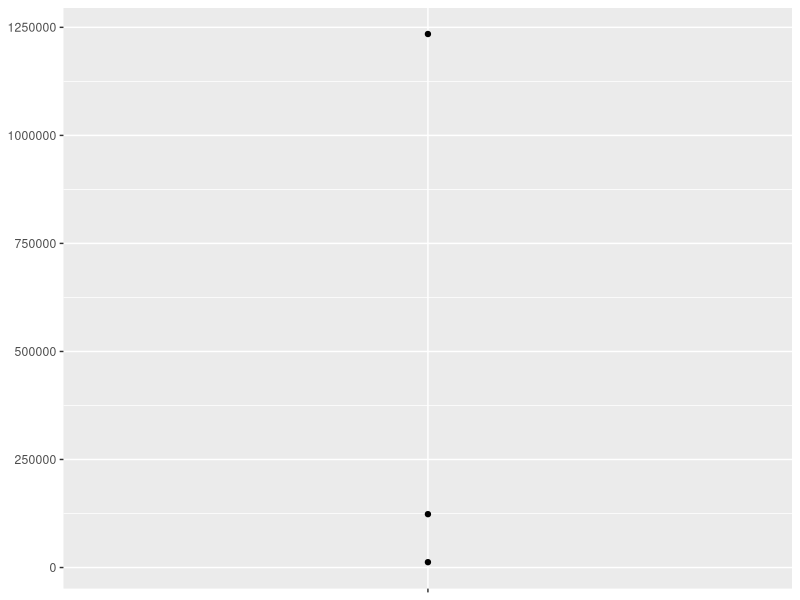
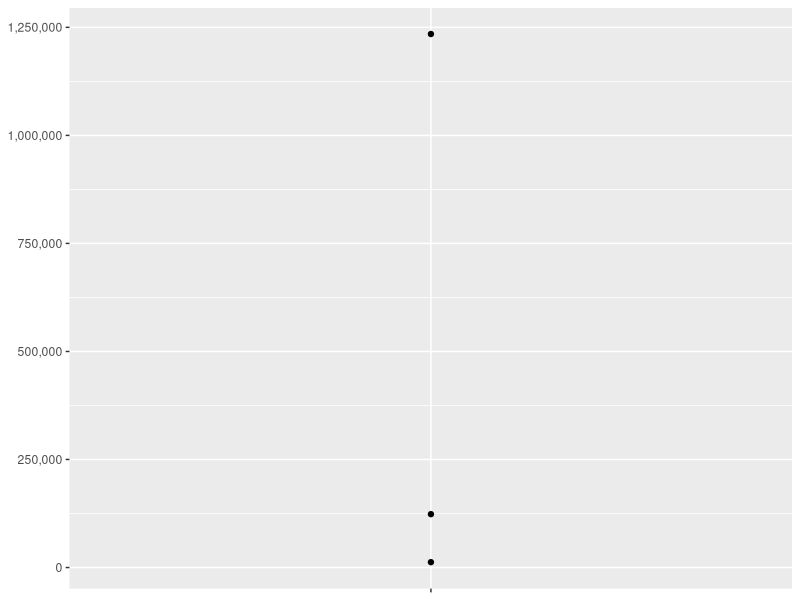
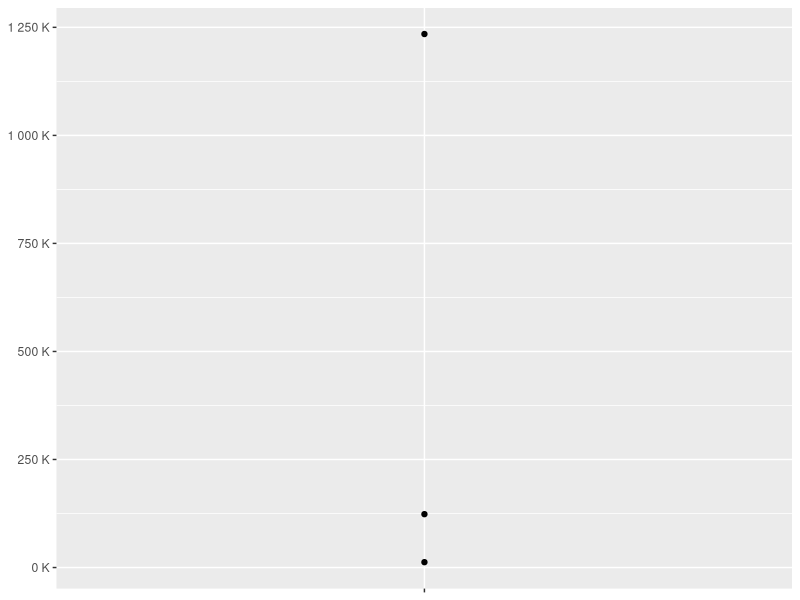
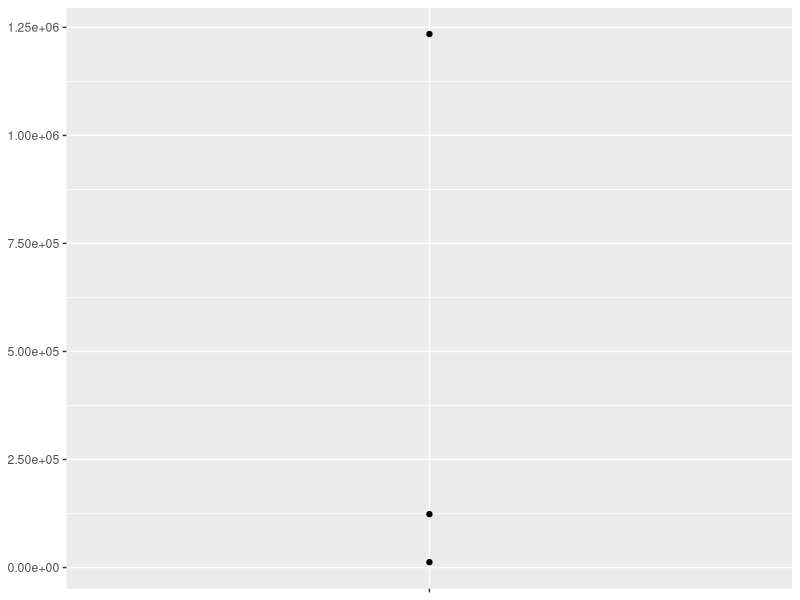
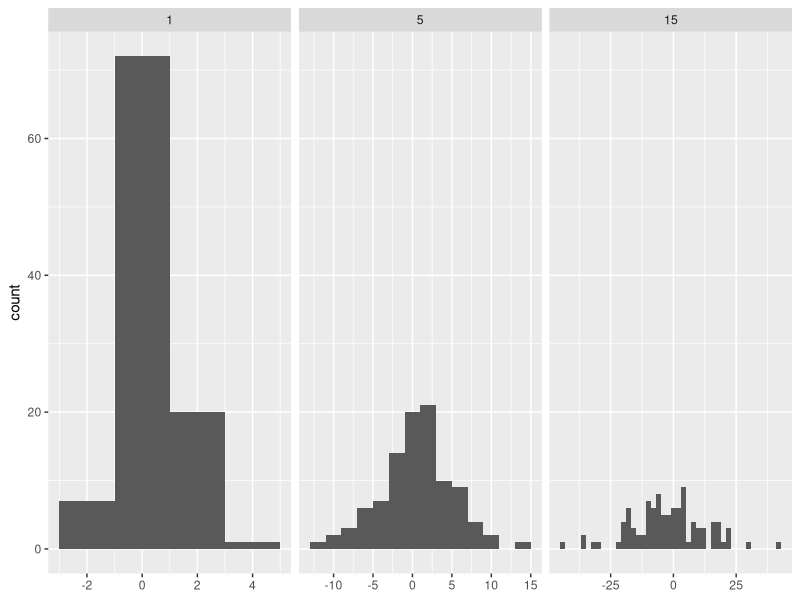
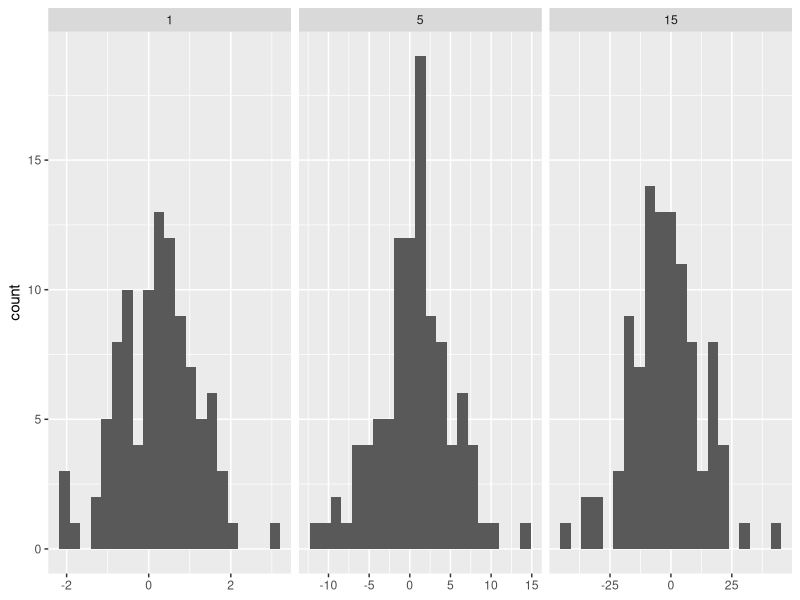
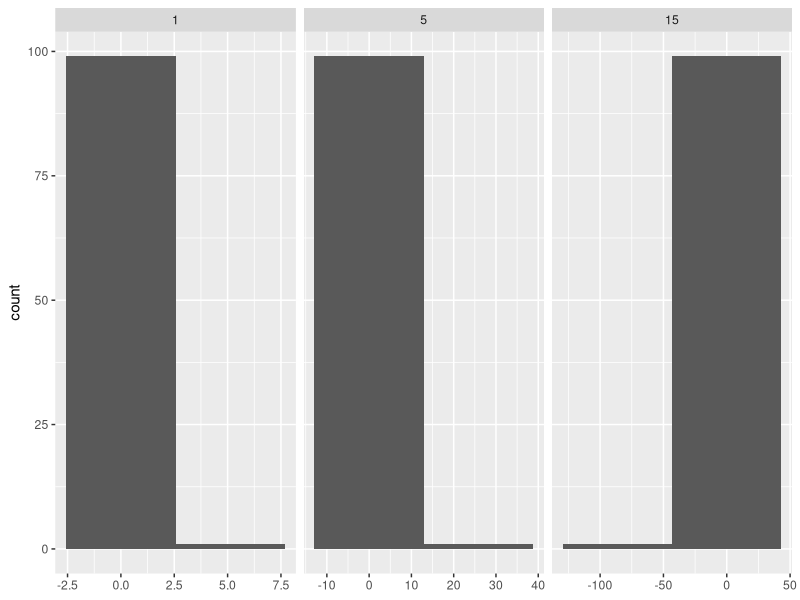
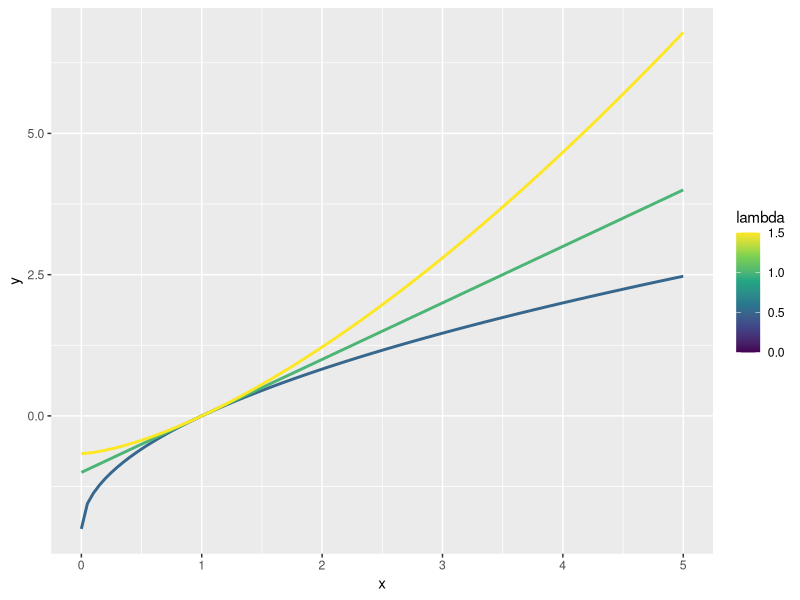

Source code (R) for these figures, in order:
## ---- chunk 1
library(rlang)
library(ggplot2)
library(scales)
## ---- chunk 2
power1 <- function(exp) {
  function(x) {
    x ^ exp
  }
}

square <- power1(2)
cube <- power1(3)

square
# function(x) {
#     x ^ exp
#   }
# <environment: 0x7fa49978e748>
## ---- chunk 3
env_print(square); env_print(cube)

# <environment: 0x7fa49978e748>
# Parent: <environment: global>
# Bindings:
# • exp: <lazy>
# <environment: 0x7fa49978dda8>
# Parent: <environment: global>
# Bindings:
# • exp: <lazy>
## ---- chunk 4
fn_env(square)$exp
fn_env(cube)$exp
## ---- chunk 5
x <- 2
square <- power1(x)
x <- 3

square(2)
## ---- chunk 6
power2 <- function(exp) {
  force(exp)
  function(x) {
    x ^ exp
  }
}

x <- 2
square <- power2(x)
x <- 3
square(2)
#> [1] 4
## ---- chunk 7
new_counter <- function() {
  i <- 0
  
  function() {
    i <<- i + 1
    i
  }
}

counter_one <- new_counter()
counter_two <- new_counter()

for(i in 1:3) print(counter_one())
counter_one()
counter_two()
## ---- chunk 8
force
#> function (x) 
#> x
#> <bytecode: 0x7fe8519464b0>
#> <environment: namespace:base>
## ---- chunk 9
pick <- function(i) {
  pick_out <- function(x) return(x[[i]])
  return(pick_out)
}
## ---- chunk 10
pick(1)(x)
# should be equivalent to
x[[1]]

lapply(mtcars, pick(5))
# should be equivalent to
lapply(mtcars, function(x) x[[5]])
## ---- chunk 11
moment <- function(i) {
  centr_mom_i <- function(x) {
    return(mean((x - mean(x))^i))
  }
}
## ---- chunk 12
m1 <- moment(1)
m2 <- moment(2)

x <- runif(100)
stopifnot(all.equal(m1(x), 0))
stopifnot(all.equal(m2(x), var(x) * 99 / 100))
## ---- chunk 13
i <- 0
new_counter2 <- function() {
  i <<- i + 1
  i
}
## ---- chunk 14
new_counter3 <- function() {
  i <- 0
  function() {
    i <- i + 1
    i
  }
}

x <- new_counter3()
for(i in 1:3) print(x())
## ---- chunk 15
y <- c(12345, 123456, 1234567)
df <- data.frame(x = 1, y = y)
core <- ggplot(df, aes(x, y)) + 
  geom_point() + 
  scale_x_continuous(breaks = 1, labels = NULL) +
  labs(x = NULL, y = NULL)
  
core
core + scale_y_continuous(
  labels = comma_format()
)
core + scale_y_continuous(
  labels = number_format(scale = 1e-3, suffix = " K")
)
core + scale_y_continuous(
  labels = scientific_format()
)
## ---- chunk 16
# construct some sample data with very different numbers in each cell
sd <- c(1, 5, 15)
n <- 100

df <- data.frame(x = rnorm(3 * n, sd = sd), sd = rep(sd, n))

ggplot(df, aes(x)) + 
  geom_histogram(binwidth = 2) + 
  facet_wrap(~ sd, scales = "free_x") + 
  labs(x = NULL)
## ---- chunk 17
binwidth_bins <- function(n) {
  force(n)
  
  function(x) {
    (max(x) - min(x)) / n
  }
}

ggplot(df, aes(x)) + 
  geom_histogram(binwidth = binwidth_bins(20)) + 
  facet_wrap(~ sd, scales = "free_x") + 
  labs(x = NULL)

ggplot(df, aes(x)) + 
  geom_histogram(bins = 2) + 
  facet_wrap(~ sd, scales = "free_x") + 
  labs(x = NULL)
## ---- chunk 18
boxcox1 <- function(x, lambda) {
  stopifnot(length(lambda) == 1)
  
  if (lambda == 0) {
    log(x)
  } else {
    (x ^ lambda - 1) / lambda
  }
}
## ---- chunk 19
boxcox2 <- function(lambda) {
  if (lambda == 0) {
    function(x) log(x)
  } else {
    function(x) (x ^ lambda - 1) / lambda
  }
}

stat_boxcox <- function(lambda) {
  stat_function(aes(colour = lambda), fun = boxcox2(lambda), size = 1)
}

ggplot(data.frame(x = c(0, 5)), aes(x)) + 
  lapply(c(0.5, 1, 1.5), stat_boxcox) + 
  scale_colour_viridis_c(limits = c(0, 1.5))

# visually, log() does seem to make sense as the transformation
# for lambda = 0; as values get smaller and smaller, the function
# gets close and closer to a log transformation
ggplot(data.frame(x = c(0.01, 1)), aes(x)) + 
  lapply(c(0.5, 0.25, 0.1, 0), stat_boxcox) + 
  scale_colour_viridis_c(limits = c(0, 1.5))
